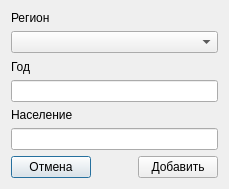
<?xml version="1.0" encoding="UTF-8"?>
<ui version="4.0">
 <class>Dialog</class>
 <widget class="QDialog" name="Dialog">
  <property name="geometry">
   <rect>
    <x>0</x>
    <y>0</y>
    <width>229</width>
    <height>189</height>
   </rect>
  </property>
  <property name="windowTitle">
   <string>Dialog</string>
  </property>
  <layout class="QGridLayout" name="gridLayout">
   <item row="0" column="0">
    <widget class="QLabel" name="label">
     <property name="text">
      <string>Регион</string>
     </property>
    </widget>
   </item>
   <item row="2" column="0">
    <widget class="QLabel" name="label_2">
     <property name="text">
      <string>Год</string>
     </property>
    </widget>
   </item>
   <item row="4" column="0" colspan="2">
    <widget class="QLabel" name="label_3">
     <property name="text">
      <string>Население</string>
     </property>
    </widget>
   </item>
   <item row="6" column="0">
    <widget class="QPushButton" name="btnCancel">
     <property name="text">
      <string>Отмена</string>
     </property>
    </widget>
   </item>
   <item row="6" column="1">
    <spacer name="horizontalSpacer">
     <property name="orientation">
      <enum>Qt::Horizontal</enum>
     </property>
     <property name="sizeHint" stdset="0">
      <size>
       <width>46</width>
       <height>20</height>
      </size>
     </property>
    </spacer>
   </item>
   <item row="6" column="2">
    <widget class="QPushButton" name="btnAdd">
     <property name="text">
      <string>Добавить</string>
     </property>
    </widget>
   </item>
   <item row="5" column="0" colspan="3">
    <widget class="QLineEdit" name="txtPopulation"/>
   </item>
   <item row="3" column="0" colspan="3">
    <widget class="QLineEdit" name="txtYear"/>
   </item>
   <item row="1" column="0" colspan="3">
    <widget class="QComboBox" name="cmbRegions"/>
   </item>
  </layout>
 </widget>
 <resources/>
 <connections/>
</ui>
